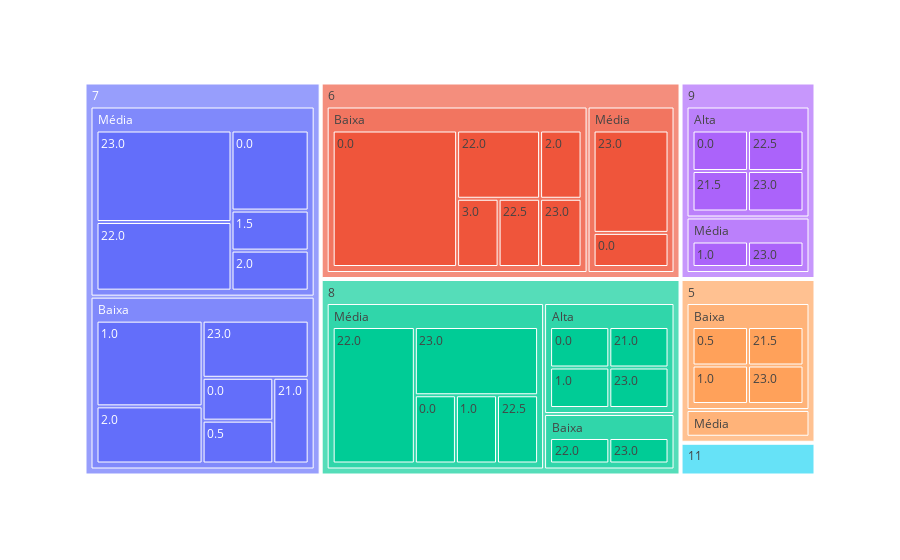

This figure's notebook cell:
### Code cell
grafico = px.treemap(base_sleep, path = ['Duração do sono', 'Disposição ao acordar', 'Em que horário dorme'])
grafico.show()

### Figure 1 — Plotly figure (JSON) as saved in the notebook; plotly's stock layout.template omitted (floating-point values rounded to 4 significant figures)
{"data": [{"branchvalues": "total", "domain": {"x": [0, 1], "y": [0, 1]}, "hovertemplate": "labels=%{label}<br>count=%{value}<br>parent=%{parent}<br>id=%{id}<extra></extra>", "ids": ["8/Alta/0.0", "9/Alta/0.0", "6/Baixa/0.0", "7/Baixa/0.0", "5/Média/0.0", "6/Média/0.0", "7/Média/0.0", "8/Média/0.0", "5/Baixa/0.5", "7/Baixa/0.5", "8/Alta/1.0", "5/Baixa/1.0", "7/Baixa/1.0", "8/Média/1.0", "9/Média/1.0", "7/Média/1.5", "11/Alta/2.0", "6/Baixa/2.0", "7/Baixa/2.0", "7/Média/2.0", "6/Baixa/3.0", "8/Alta/21.0", "7/Baixa/21.0", "9/Alta/21.5", "5/Baixa/21.5", "6/Baixa/22.0", "8/Baixa/22.0", "7/Média/22.0", "8/Média/22.0", "9/Alta/22.5", "6/Baixa/22.5", "8/Média/22.5", "8/Alta/23.0", "9/Alta/23.0", "5/Baixa/23.0", "6/Baixa/23.0", "7/Baixa/23.0", "8/Baixa/23.0", "6/Média/23.0", "7/Média/23.0", "8/Média/23.0", "9/Média/23.0", "8/Alta", "9/Alta", "11/Alta", "5/Baixa", "6/Baixa", "7/Baixa", "8/Baixa", "5/Média", "6/Média", "7/Média", "8/Média", "9/Média", "5", "6", "7", "8", "9", "11"], "labels": ["0.0", "0.0", "0.0", "0.0", "0.0", "0.0", "0.0", "0.0", "0.5", "0.5", "1.0", "1.0", "1.0", "1.0", "1.0", "1.5", "2.0", "2.0", "2.0", "2.0", "3.0", "21.0", "21.0", "21.5", "21.5", "22.0", "22.0", "22.0", "22.0", "22.5", "22.5", "22.5", "23.0", "23.0", "23.0", "23.0", "23.0", "23.0", "23.0", "23.0", "23.0", "23.0", "Alta", "Alta", "Alta", "Baixa", "Baixa", "Baixa", "Baixa", "Média", "Média", "Média", "Média", "Média", "5", "6", "7", "8", "9", "11"], "name": "", "parents": ["8/Alta", "9/Alta", "6/Baixa", "7/Baixa", "5/Média", "6/Média", "7/Média", "8/Média", "5/Baixa", "7/Baixa", "8/Alta", "5/Baixa", "7/Baixa", "8/Média", "9/Média", "7/Média", "11/Alta", "6/Baixa", "7/Baixa", "7/Média", "6/Baixa", "8/Alta", "7/Baixa", "9/Alta", "5/Baixa", "6/Baixa", "8/Baixa", "7/Média", "8/Média", "9/Alta", "6/Baixa", "8/Média", "8/Alta", "9/Alta", "5/Baixa", "6/Baixa", "7/Baixa", "8/Baixa", "6/Média", "7/Média", "8/Média", "9/Média", "8", "9", "11", "5", "6", "7", "8", "5", "6", "7", "8", "9", "", "", "", "", "", ""], "type": "treemap", "values": [1, 1, 6, 1, 1, 1, 2, 1, 1, 1, 1, 1, 3, 1, 1, 1, 1, 1, 2, 1, 1, 1, 1, 1, 1, 2, 1, 3, 4, 1, 1, 1, 1, 1, 1, 1, 2, 1, 3, 4, 3, 1, 4, 4, 1, 4, 12, 10, 2, 1, 4, 11, 10, 2, 5, 16, 21, 16, 6, 1]}], "layout": {"legend": {"tracegroupgap": 0}, "margin": {"t": 60}}}
